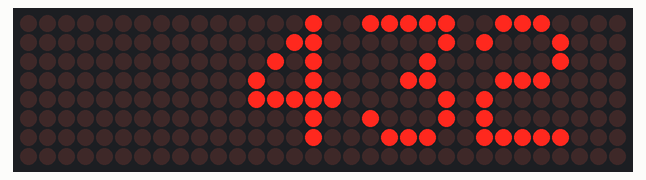
The sketch below on a simulated Arduino Uno, built with avr-gcc and run on an emulated ATmega328P. Shown: 32×8 LED matrix. At 0.0 s the program stops and its outputs stay as they are.

Above: at 0.1 s.

The sketch:

led_panel.ino
```cpp
//#include <SPI.h>
#include <Adafruit_GFX.h>
#include <Max72xxPanel.h>

int pinCS = 10;
int numberOfHorizontalDisplays = 1;
int numberOfVerticalDisplays = 4;

Max72xxPanel matrix = Max72xxPanel(pinCS, numberOfHorizontalDisplays, numberOfVerticalDisplays);

String tape = "0123456789"; // текст, который будет плыть
int number = 12345;
int wait = 1000; // время между крайними перемещениями букв

int spacer = 1; // расстояние между буквами
int width = 5 + spacer; // размер шрифта

void setup() {
    matrix.setIntensity(7); // яркость
//    matrix.setPosition(0, 0, 0);
//    matrix.setPosition(1, 0, 1);
//    matrix.setPosition(2, 0, 2);
//    matrix.setPosition(3, 0, 3);
    /*
   * Define if and how the displays are rotated. The first display
   * (0) is the one closest to the Arduino. rotation can be:
   *   0: no rotation
   *   1: 90 degrees clockwise
   *   2: 180 degrees
   *   3: 90 degrees counter clockwise
   */
    matrix.setRotation(3);
    Serial.begin(115200);
}

void displayNumber(int number) {
  matrix.fillScreen(LOW);
  char displayStr[] = "     ";
  String numberString = String(number);
  if (numberString.length() > 5) {
    displayStr[0] = 'O';
    displayStr[1] = 'f';
    displayStr[2] = 'l';
    displayStr[3] = 'o';
    displayStr[4] = 'w';
  }
  int bias = sizeof(displayStr) - 1;
  for(int i = numberString.length() - 1; i >=0 ; --i) {
    displayStr[--bias] = numberString[i];
  }
  for(int i = 0; i < sizeof(displayStr) - 1; ++i) {
    matrix.drawChar(i*6, 0, displayStr[i], HIGH, LOW, 1);
  }
  matrix.write();
}

void loop() {
  displayNumber(432);
  while(true);
    /*
    for ( int i = 0 ; i < width * tape.length() + matrix.width() - 1 - spacer; i++ ) {
        matrix.fillScreen(LOW);

        int letter = i / width;
        int x = (matrix.width() - 1) - i % width;
        int y = (matrix.height() - 8) / 2; // center the text vertically

        while ( x + width - spacer >= 0 && letter >= 0 ) {
            if ( letter < tape.length() ) {
                matrix.drawChar(x, y, tape[letter], HIGH, LOW, 1);
            }
            letter--;
            x -= width;
        }

        matrix.write();
        delay(wait);
    }
    */
}
```
